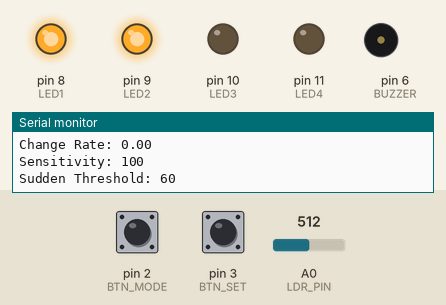
Simulated run of this sketch. Board: Arduino Uno, built with avr-gcc and run on an emulated ATmega328P. Shown: output pins drawn as LEDs (lit = HIGH), buzzer (waves = sounding), the last lines printed to the serial monitor. Dashed ring = blinking. The inputs (shaded band) are chosen by the test bench; at power-on: A0 (LDR_PIN) = 512, pin 2 (BTN_MODE) LOW, pin 3 (BTN_SET) LOW. EEPROM starts erased.

Above: at 1.2 s.
1.3 s: A0 (LDR_PIN) set to 500
At 4.0 s:
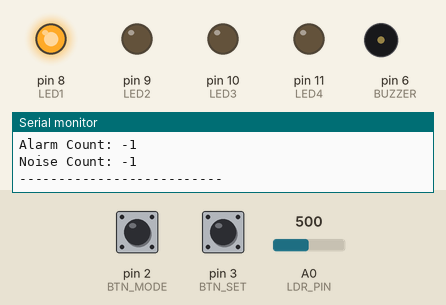
4.3 s: A0 (LDR_PIN) set to 397
6.4 s: A0 (LDR_PIN) set to 367
7.9 s: A0 (LDR_PIN) set to 265
10.9 s: A0 (LDR_PIN) set to 248
At 13.4 s:
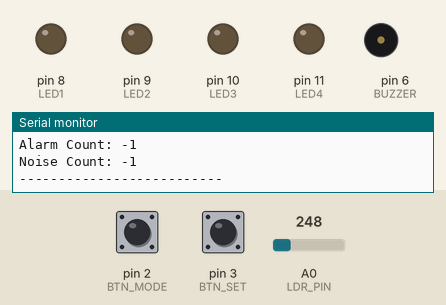
13.7 s: A0 (LDR_PIN) set to 122
At 15.25 s:
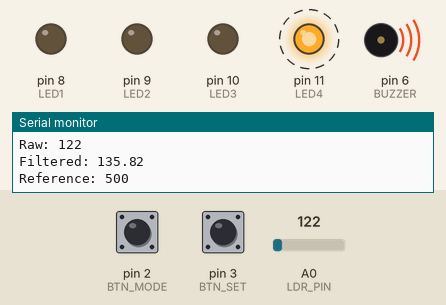
Timing chart, 0 to 17.7 s (numbered marks = the images above; inputs shaded):
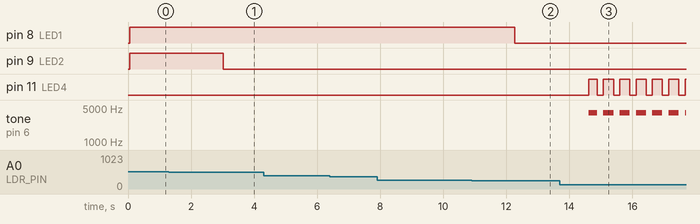

Measured:
- the behaviour switches between 501 and 500 on A0 (LDR_PIN) (found by bisection; images 0 and 1)
- the behaviour switches between 249 and 248 on A0 (LDR_PIN) (found by bisection; images 1 and 2)
- after the input at 1.3 s, pin 9 (LED2): HIGH → LOW after 1.7 s
- after the input at 10.9 s, pin 8 (LED1): HIGH → LOW after 1.4 s
- after the input at 13.7 s, pin 11 (LED4): alternates HIGH for 0.32 s and LOW for 0.20 s, starting after 0.92 s; tone on pin 6 (BUZZER): alternates 4000 Hz for 0.32 s and silent for 0.20 s, starting after 0.92 s

The sketch:

industrial-light-fault-detection.ino
```cpp
// (licence header left out)
#include <EEPROM.h>

/* --- Pin Definitions --- */
#define LDR_PIN A0

#define BTN_MODE 2
#define BTN_SET  3

#define LED1 8
#define LED2 9
#define LED3 10
#define LED4 11

#define BUZZER 6

/* --- EEPROM Addresses --- */
#define EE_REF        0
#define EE_SENS       4
#define EE_ALARM_CNT  8
#define EE_NOISE_CNT  12

/* --- System States --- */
enum State {
  MONITORING,
  CALIBRATION,
  ALARM,
  NOISE
};

State currentState = MONITORING;

/* --- Parameters --- */
int referenceLight = 500;
int sensitivity = 80;

int alarmCounter = 0;
int noiseCounter = 0;

/* --- Hysteresis --- */
int alarmOnThreshold;
int alarmOffThreshold;
bool alarmLatched = false;

/* --- Day/Night --- */
bool isNight = false;

/* Filtering */
float filteredValue = 0;
const float alpha = 0.1;

/* --- Sudden change detection --- */
float previousFiltered = 0;
int suddenThreshold = 60;

/* --- Alarm duration --- */
unsigned long alarmStartTime = 0;
const unsigned long alarmDuration = 2000;

/* --- Noise detection --- */
bool noiseDetected = false;
int noiseMax = 0;
int noiseMin = 1023;
unsigned long noiseWindowStart = 0;
const unsigned long noiseWindow = 1000;
int noiseLimit = 120;

/* --- Timing --- */
unsigned long previousMillis = 0;
const unsigned long sampleInterval = 50;

/* --- Serial Monitoring Timing --- */
unsigned long serialTimer = 0;
const unsigned long serialInterval = 500;

/* --- Button debounce --- */
unsigned long lastDebounceMode = 0;
unsigned long lastDebounceSet = 0;
const unsigned long debounceDelay = 50;

bool lastModeState = LOW;
bool lastSetState = LOW;

/* --- Alarm pattern --- */
unsigned long alarmTimer = 0;
bool alarmToggle = false;

/* --- Noise pattern --- */
unsigned long noiseTimer = 0;
bool noiseToggle = false;


/* --- Setup --- */
void setup() {

  Serial.begin(9600);

  pinMode(BTN_MODE, INPUT);
  pinMode(BTN_SET, INPUT);

  pinMode(LED1, OUTPUT);
  pinMode(LED2, OUTPUT);
  pinMode(LED3, OUTPUT);
  pinMode(LED4, OUTPUT);

  pinMode(BUZZER, OUTPUT);

  EEPROM.get(EE_REF, referenceLight);
  EEPROM.get(EE_SENS, sensitivity);
  EEPROM.get(EE_ALARM_CNT, alarmCounter);
  EEPROM.get(EE_NOISE_CNT, noiseCounter);

  if (referenceLight < 0 || referenceLight > 1023) referenceLight = 500;
  if (sensitivity < 20 || sensitivity > 400) sensitivity = 100;

  filteredValue = analogRead(LDR_PIN);
  previousFiltered = filteredValue;
}


/* --- Main Loop --- */
void loop() {

  readButtons();

  unsigned long currentMillis = millis();

  if (currentMillis - previousMillis >= sampleInterval) {
    previousMillis = currentMillis;

    int raw = analogRead(LDR_PIN);

    /* Digital Low-pass Filter (EMA) */
    filteredValue = filteredValue * (1 - alpha) + raw * alpha;

    updateDayNight();
    updateThresholds();
    updateNoise(raw);
    updateFSM();
    updateOutputs();

    if (millis() - serialTimer > serialInterval) {
      serialTimer = millis();
      printSystemStatus(raw);
    }

    previousFiltered = filteredValue;
  }
}

/* --- Day/Night Detection --- */
void updateDayNight() {
  isNight = (filteredValue < 300);
}

/* --- Threshold Calculation --- */
void updateThresholds() {

  int baseSens = sensitivity;

  if (isNight)
    baseSens *= 0.7;

  alarmOnThreshold  = baseSens;
  alarmOffThreshold = baseSens * 0.6;
}

/* --- Noise Detection --- */
void updateNoise(int value) {

  if (value > noiseMax) noiseMax = value;
  if (value < noiseMin) noiseMin = value;

  if (millis() - noiseWindowStart > noiseWindow) {

    int noiseRange = noiseMax - noiseMin;

    noiseDetected = (noiseRange > noiseLimit);

    noiseMax = 0;
    noiseMin = 1023;
    noiseWindowStart = millis();
  }
}

/* --- FSM Logic --- */
void updateFSM() {

  if (currentState == CALIBRATION) return;

  float errorRef  = abs(filteredValue - referenceLight);
  float errorRate = abs(filteredValue - previousFiltered);

  switch (currentState) {

    case MONITORING:

      if (noiseDetected) {
        currentState = NOISE;
        noiseCounter++;
        EEPROM.put(EE_NOISE_CNT, noiseCounter);
        break;
      }

      /* --- Hysteresis Latch --- */
      if (!alarmLatched && errorRef > alarmOnThreshold) {
        alarmLatched = true;
      }

      if (alarmLatched && errorRef < alarmOffThreshold) {
        alarmLatched = false;
      }

      if (alarmLatched && errorRate > suddenThreshold) {
        currentState = ALARM;
        alarmStartTime = millis();
        alarmCounter++;
        EEPROM.put(EE_ALARM_CNT, alarmCounter);
      }

      break;

    case ALARM:

      if (millis() - alarmStartTime > alarmDuration) {
        currentState = MONITORING;
      }

      break;

    case NOISE:

      if (!noiseDetected && errorRef < alarmOffThreshold) {
        currentState = MONITORING;
      }

      break;
  }
}

/* --- Output Control --- */
void updateOutputs() {

  if (currentState == MONITORING) {
    displayBar(filteredValue);
    noTone(BUZZER);
  }
  else if (currentState == CALIBRATION) {
    blinkAllLEDs(200);
  }
  else if (currentState == ALARM) {
    alarmPattern();
  }
  else if (currentState == NOISE) {
    noisePattern();
  }
}

/* --- LED Bar Graph --- */
void displayBar(int value) {

  digitalWrite(LED1, value > 250);
  digitalWrite(LED2, value > 500);
  digitalWrite(LED3, value > 750);
  digitalWrite(LED4, value > 950);
}

/* --- Calibration --- */
void startCalibration() {

  currentState = CALIBRATION;

  long sum = 0;
  int samples = 100;

  for (int i = 0; i < samples; i++) {
    sum += analogRead(LDR_PIN);
    delay(10);
  }

  referenceLight = sum / samples;
  EEPROM.put(EE_REF, referenceLight);

  alarmLatched = false;
  currentState = MONITORING;
}

/* --- Alarm Pattern --- */
void alarmPattern() {

  if (millis() - alarmTimer > 200) {
    alarmTimer = millis();
    alarmToggle = !alarmToggle;

    digitalWrite(LED1, alarmToggle);
    digitalWrite(LED2, alarmToggle);
    digitalWrite(LED3, alarmToggle);
    digitalWrite(LED4, alarmToggle);

    if (alarmToggle)
      tone(BUZZER, 2000);
    else
      noTone(BUZZER);
  }
}

/* --- Noise Pattern --- */
void noisePattern() {

  if (millis() - noiseTimer > 150) {
    noiseTimer = millis();
    noiseToggle = !noiseToggle;

    digitalWrite(LED4, noiseToggle);

    if (noiseToggle)
      tone(BUZZER, 4000);
    else
      noTone(BUZZER);
  }
}

/* --- LED Blink Helper --- */
void blinkAllLEDs(int interval) {

  static unsigned long timer = 0;
  static bool state = false;

  if (millis() - timer > interval) {
    timer = millis();
    state = !state;

    digitalWrite(LED1, state);
    digitalWrite(LED2, state);
    digitalWrite(LED3, state);
    digitalWrite(LED4, state);
  }
}

/* --- Button Handling --- */
void readButtons() {

  bool modeState = digitalRead(BTN_MODE);
  bool setState  = digitalRead(BTN_SET);

  if (modeState != lastModeState) {
    lastDebounceMode = millis();
  }

  if ((millis() - lastDebounceMode) > debounceDelay) {
    if (modeState == HIGH && lastModeState == LOW) {
      sensitivity += 20;
      if (sensitivity > 300) sensitivity = 60;
      EEPROM.put(EE_SENS, sensitivity);
    }
  }

  lastModeState = modeState;

  if (setState != lastSetState) {
    lastDebounceSet = millis();
  }

  if ((millis() - lastDebounceSet) > debounceDelay) {
    if (setState == HIGH && lastSetState == LOW) {
      startCalibration();
    }
  }

  lastSetState = setState;
}

/* --- Serial Monitor --- */
void printSystemStatus(int rawValue) {

  Serial.println("----- SYSTEM STATUS -----");

  Serial.print("Raw: ");
  Serial.println(rawValue);

  Serial.print("Filtered: ");
  Serial.println(filteredValue);

  Serial.print("Reference: ");
  Serial.println(referenceLight);

  Serial.print("Change Rate: ");
  Serial.println(abs(filteredValue - previousFiltered));

  Serial.print("Sensitivity: ");
  Serial.println(sensitivity);

  Serial.print("Sudden Threshold: ");
  Serial.println(suddenThreshold);

  Serial.print("Alarm ON Threshold: ");
  Serial.println(alarmOnThreshold);

  Serial.print("Alarm OFF Threshold: ");
  Serial.println(alarmOffThreshold);

  Serial.print("Day/Night: ");
  Serial.println(isNight ? "Night" : "Day");

  Serial.print("State: ");
  if (currentState == MONITORING) Serial.println("MONITORING");
  else if (currentState == CALIBRATION) Serial.println("CALIBRATION");
  else if (currentState == ALARM) Serial.println("ALARM");
  else if (currentState == NOISE) Serial.println("NOISE");

  Serial.print("Alarm Count: ");
  Serial.println(alarmCounter);

  Serial.print("Noise Count: ");
  Serial.println(noiseCounter);

  Serial.println("--------------------------");
  Serial.println();
}


// Copyright (c) 2026 Ali Sbeity
// License: MIT License
```
